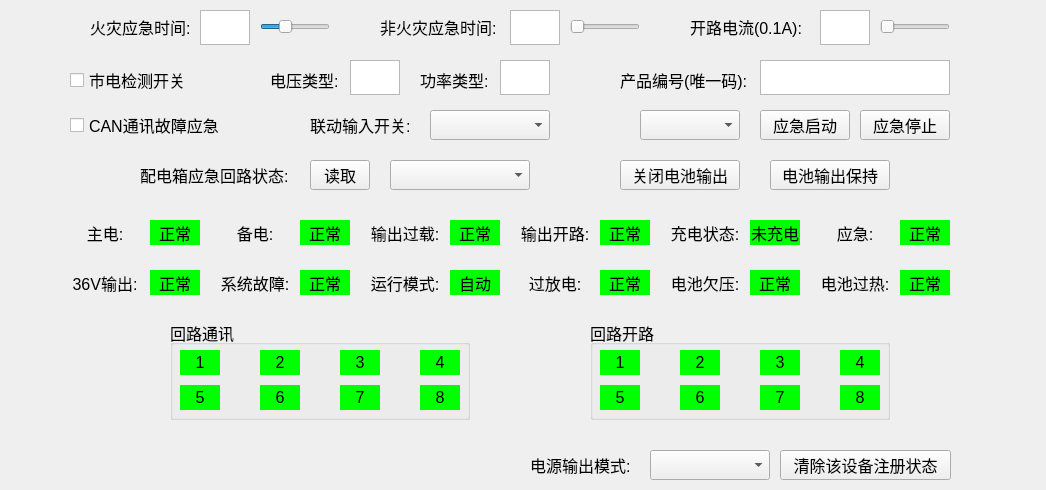
<?xml version="1.0" encoding="UTF-8"?>
<ui version="4.0">
 <class>CProgramdistributionView</class>
 <widget class="QWidget" name="CProgramdistributionView">
  <property name="geometry">
   <rect>
    <x>0</x>
    <y>0</y>
    <width>1046</width>
    <height>490</height>
   </rect>
  </property>
  <property name="maximumSize">
   <size>
    <width>1046</width>
    <height>626</height>
   </size>
  </property>
  <property name="font">
   <font>
    <pointsize>12</pointsize>
   </font>
  </property>
  <property name="contextMenuPolicy">
   <enum>Qt::DefaultContextMenu</enum>
  </property>
  <property name="windowTitle">
   <string notr="true">Form</string>
  </property>
  <property name="layoutDirection">
   <enum>Qt::LeftToRight</enum>
  </property>
  <widget class="QLabel" name="label_opencurrent">
   <property name="geometry">
    <rect>
     <x>690</x>
     <y>12</y>
     <width>120</width>
     <height>30</height>
    </rect>
   </property>
   <property name="font">
    <font>
     <pointsize>12</pointsize>
    </font>
   </property>
   <property name="text">
    <string>开路电流(0.1A):</string>
   </property>
  </widget>
  <widget class="QSlider" name="m_opencurrent_slider">
   <property name="geometry">
    <rect>
     <x>880</x>
     <y>12</y>
     <width>70</width>
     <height>30</height>
    </rect>
   </property>
   <property name="maximumSize">
    <size>
     <width>70</width>
     <height>30</height>
    </size>
   </property>
   <property name="font">
    <font>
     <pointsize>12</pointsize>
    </font>
   </property>
   <property name="maximum">
    <number>10</number>
   </property>
   <property name="orientation">
    <enum>Qt::Horizontal</enum>
   </property>
  </widget>
  <widget class="QSlider" name="m_firetime_slider">
   <property name="geometry">
    <rect>
     <x>260</x>
     <y>12</y>
     <width>70</width>
     <height>30</height>
    </rect>
   </property>
   <property name="maximumSize">
    <size>
     <width>70</width>
     <height>30</height>
    </size>
   </property>
   <property name="font">
    <font>
     <pointsize>12</pointsize>
    </font>
   </property>
   <property name="minimum">
    <number>30</number>
   </property>
   <property name="maximum">
    <number>240</number>
   </property>
   <property name="value">
    <number>100</number>
   </property>
   <property name="orientation">
    <enum>Qt::Horizontal</enum>
   </property>
  </widget>
  <widget class="QTextEdit" name="m_firetime">
   <property name="geometry">
    <rect>
     <x>200</x>
     <y>10</y>
     <width>50</width>
     <height>35</height>
    </rect>
   </property>
   <property name="minimumSize">
    <size>
     <width>50</width>
     <height>35</height>
    </size>
   </property>
   <property name="maximumSize">
    <size>
     <width>50</width>
     <height>35</height>
    </size>
   </property>
   <property name="font">
    <font>
     <pointsize>12</pointsize>
    </font>
   </property>
   <property name="readOnly">
    <bool>true</bool>
   </property>
  </widget>
  <widget class="QLabel" name="label_firetime">
   <property name="geometry">
    <rect>
     <x>90</x>
     <y>12</y>
     <width>100</width>
     <height>30</height>
    </rect>
   </property>
   <property name="font">
    <font>
     <pointsize>12</pointsize>
    </font>
   </property>
   <property name="text">
    <string>火灾应急时间:</string>
   </property>
  </widget>
  <widget class="QSlider" name="m_unfiretime_slider">
   <property name="geometry">
    <rect>
     <x>570</x>
     <y>12</y>
     <width>70</width>
     <height>30</height>
    </rect>
   </property>
   <property name="maximumSize">
    <size>
     <width>70</width>
     <height>30</height>
    </size>
   </property>
   <property name="font">
    <font>
     <pointsize>12</pointsize>
    </font>
   </property>
   <property name="minimum">
    <number>30</number>
   </property>
   <property name="maximum">
    <number>240</number>
   </property>
   <property name="orientation">
    <enum>Qt::Horizontal</enum>
   </property>
  </widget>
  <widget class="QLabel" name="label_unfiretime">
   <property name="geometry">
    <rect>
     <x>380</x>
     <y>12</y>
     <width>120</width>
     <height>30</height>
    </rect>
   </property>
   <property name="font">
    <font>
     <pointsize>12</pointsize>
    </font>
   </property>
   <property name="text">
    <string>非火灾应急时间:</string>
   </property>
  </widget>
  <widget class="QTextEdit" name="m_unfiretime">
   <property name="geometry">
    <rect>
     <x>510</x>
     <y>10</y>
     <width>50</width>
     <height>35</height>
    </rect>
   </property>
   <property name="minimumSize">
    <size>
     <width>50</width>
     <height>35</height>
    </size>
   </property>
   <property name="maximumSize">
    <size>
     <width>50</width>
     <height>35</height>
    </size>
   </property>
   <property name="font">
    <font>
     <pointsize>12</pointsize>
    </font>
   </property>
   <property name="readOnly">
    <bool>true</bool>
   </property>
  </widget>
  <widget class="QComboBox" name="comboBox_powermode">
   <property name="geometry">
    <rect>
     <x>650</x>
     <y>450</y>
     <width>120</width>
     <height>30</height>
    </rect>
   </property>
   <property name="font">
    <font>
     <pointsize>13</pointsize>
    </font>
   </property>
   <property name="currentIndex">
    <number>-1</number>
   </property>
  </widget>
  <widget class="QLabel" name="label_powerouttime">
   <property name="geometry">
    <rect>
     <x>530</x>
     <y>450</y>
     <width>110</width>
     <height>30</height>
    </rect>
   </property>
   <property name="font">
    <font>
     <pointsize>12</pointsize>
    </font>
   </property>
   <property name="text">
    <string>电源输出模式:</string>
   </property>
  </widget>
  <widget class="QCheckBox" name="light_detection">
   <property name="geometry">
    <rect>
     <x>70</x>
     <y>65</y>
     <width>130</width>
     <height>30</height>
    </rect>
   </property>
   <property name="font">
    <font>
     <pointsize>12</pointsize>
    </font>
   </property>
   <property name="text">
    <string>市电检测开关</string>
   </property>
  </widget>
  <widget class="QCheckBox" name="CAN_communication">
   <property name="geometry">
    <rect>
     <x>70</x>
     <y>110</y>
     <width>160</width>
     <height>30</height>
    </rect>
   </property>
   <property name="font">
    <font>
     <pointsize>12</pointsize>
    </font>
   </property>
   <property name="text">
    <string>CAN通讯故障应急</string>
   </property>
  </widget>
  <widget class="QTextEdit" name="m_opencurrent">
   <property name="geometry">
    <rect>
     <x>820</x>
     <y>10</y>
     <width>50</width>
     <height>35</height>
    </rect>
   </property>
   <property name="minimumSize">
    <size>
     <width>50</width>
     <height>35</height>
    </size>
   </property>
   <property name="maximumSize">
    <size>
     <width>50</width>
     <height>35</height>
    </size>
   </property>
   <property name="font">
    <font>
     <pointsize>12</pointsize>
    </font>
   </property>
   <property name="readOnly">
    <bool>true</bool>
   </property>
  </widget>
  <widget class="QLabel" name="label_mainpower">
   <property name="geometry">
    <rect>
     <x>70</x>
     <y>220</y>
     <width>70</width>
     <height>25</height>
    </rect>
   </property>
   <property name="font">
    <font>
     <pointsize>12</pointsize>
    </font>
   </property>
   <property name="text">
    <string>主电:</string>
   </property>
   <property name="alignment">
    <set>Qt::AlignCenter</set>
   </property>
  </widget>
  <widget class="QLabel" name="m_mainpower">
   <property name="geometry">
    <rect>
     <x>150</x>
     <y>220</y>
     <width>50</width>
     <height>25</height>
    </rect>
   </property>
   <property name="font">
    <font>
     <pointsize>12</pointsize>
    </font>
   </property>
   <property name="styleSheet">
    <string notr="true">background-color: rgb(0,255,0);</string>
   </property>
   <property name="text">
    <string>正常</string>
   </property>
   <property name="alignment">
    <set>Qt::AlignCenter</set>
   </property>
  </widget>
  <widget class="QLabel" name="m_backuppower">
   <property name="geometry">
    <rect>
     <x>300</x>
     <y>220</y>
     <width>50</width>
     <height>25</height>
    </rect>
   </property>
   <property name="font">
    <font>
     <pointsize>12</pointsize>
    </font>
   </property>
   <property name="styleSheet">
    <string notr="true">background-color: rgb(0,255,0);</string>
   </property>
   <property name="text">
    <string>正常</string>
   </property>
   <property name="alignment">
    <set>Qt::AlignCenter</set>
   </property>
  </widget>
  <widget class="QLabel" name="label_backuppower">
   <property name="geometry">
    <rect>
     <x>220</x>
     <y>220</y>
     <width>70</width>
     <height>25</height>
    </rect>
   </property>
   <property name="font">
    <font>
     <pointsize>12</pointsize>
    </font>
   </property>
   <property name="text">
    <string>备电:</string>
   </property>
   <property name="alignment">
    <set>Qt::AlignCenter</set>
   </property>
  </widget>
  <widget class="QLabel" name="label_openload">
   <property name="geometry">
    <rect>
     <x>520</x>
     <y>220</y>
     <width>70</width>
     <height>25</height>
    </rect>
   </property>
   <property name="font">
    <font>
     <pointsize>12</pointsize>
    </font>
   </property>
   <property name="text">
    <string>输出开路:</string>
   </property>
   <property name="alignment">
    <set>Qt::AlignCenter</set>
   </property>
  </widget>
  <widget class="QLabel" name="m_overload">
   <property name="geometry">
    <rect>
     <x>450</x>
     <y>220</y>
     <width>50</width>
     <height>25</height>
    </rect>
   </property>
   <property name="font">
    <font>
     <pointsize>12</pointsize>
    </font>
   </property>
   <property name="styleSheet">
    <string notr="true">background-color: rgb(0,255,0);</string>
   </property>
   <property name="text">
    <string>正常</string>
   </property>
   <property name="alignment">
    <set>Qt::AlignCenter</set>
   </property>
  </widget>
  <widget class="QLabel" name="m_openload">
   <property name="geometry">
    <rect>
     <x>600</x>
     <y>220</y>
     <width>50</width>
     <height>25</height>
    </rect>
   </property>
   <property name="font">
    <font>
     <pointsize>12</pointsize>
    </font>
   </property>
   <property name="styleSheet">
    <string notr="true">background-color: rgb(0,255,0);</string>
   </property>
   <property name="text">
    <string>正常</string>
   </property>
   <property name="alignment">
    <set>Qt::AlignCenter</set>
   </property>
  </widget>
  <widget class="QLabel" name="label_overload">
   <property name="geometry">
    <rect>
     <x>370</x>
     <y>220</y>
     <width>70</width>
     <height>25</height>
    </rect>
   </property>
   <property name="font">
    <font>
     <pointsize>12</pointsize>
    </font>
   </property>
   <property name="text">
    <string>输出过载:</string>
   </property>
   <property name="alignment">
    <set>Qt::AlignCenter</set>
   </property>
  </widget>
  <widget class="QLabel" name="m_systemfault">
   <property name="geometry">
    <rect>
     <x>300</x>
     <y>270</y>
     <width>50</width>
     <height>25</height>
    </rect>
   </property>
   <property name="font">
    <font>
     <pointsize>12</pointsize>
    </font>
   </property>
   <property name="styleSheet">
    <string notr="true">background-color: rgb(0,255,0);</string>
   </property>
   <property name="text">
    <string>正常</string>
   </property>
   <property name="alignment">
    <set>Qt::AlignCenter</set>
   </property>
  </widget>
  <widget class="QLabel" name="label_emergency">
   <property name="geometry">
    <rect>
     <x>820</x>
     <y>220</y>
     <width>70</width>
     <height>25</height>
    </rect>
   </property>
   <property name="font">
    <font>
     <pointsize>12</pointsize>
    </font>
   </property>
   <property name="text">
    <string>应急:</string>
   </property>
   <property name="alignment">
    <set>Qt::AlignCenter</set>
   </property>
  </widget>
  <widget class="QLabel" name="label_systemfault">
   <property name="geometry">
    <rect>
     <x>220</x>
     <y>270</y>
     <width>70</width>
     <height>25</height>
    </rect>
   </property>
   <property name="font">
    <font>
     <pointsize>12</pointsize>
    </font>
   </property>
   <property name="text">
    <string>系统故障:</string>
   </property>
   <property name="alignment">
    <set>Qt::AlignCenter</set>
   </property>
  </widget>
  <widget class="QLabel" name="m_chargestatus">
   <property name="geometry">
    <rect>
     <x>750</x>
     <y>220</y>
     <width>50</width>
     <height>25</height>
    </rect>
   </property>
   <property name="font">
    <font>
     <pointsize>12</pointsize>
    </font>
   </property>
   <property name="styleSheet">
    <string notr="true">background-color: rgb(0,255,0);</string>
   </property>
   <property name="text">
    <string>未充电</string>
   </property>
   <property name="alignment">
    <set>Qt::AlignCenter</set>
   </property>
  </widget>
  <widget class="QLabel" name="m_emergency">
   <property name="geometry">
    <rect>
     <x>900</x>
     <y>220</y>
     <width>50</width>
     <height>25</height>
    </rect>
   </property>
   <property name="font">
    <font>
     <pointsize>12</pointsize>
    </font>
   </property>
   <property name="styleSheet">
    <string notr="true">background-color: rgb(0,255,0);</string>
   </property>
   <property name="text">
    <string>正常</string>
   </property>
   <property name="alignment">
    <set>Qt::AlignCenter</set>
   </property>
  </widget>
  <widget class="QLabel" name="m_out36v">
   <property name="geometry">
    <rect>
     <x>150</x>
     <y>270</y>
     <width>50</width>
     <height>25</height>
    </rect>
   </property>
   <property name="font">
    <font>
     <pointsize>12</pointsize>
    </font>
   </property>
   <property name="styleSheet">
    <string notr="true">background-color: rgb(0,255,0);</string>
   </property>
   <property name="text">
    <string>正常</string>
   </property>
   <property name="alignment">
    <set>Qt::AlignCenter</set>
   </property>
  </widget>
  <widget class="QLabel" name="label_out36v">
   <property name="geometry">
    <rect>
     <x>70</x>
     <y>270</y>
     <width>70</width>
     <height>25</height>
    </rect>
   </property>
   <property name="font">
    <font>
     <pointsize>12</pointsize>
    </font>
   </property>
   <property name="text">
    <string>36V输出:</string>
   </property>
   <property name="alignment">
    <set>Qt::AlignCenter</set>
   </property>
  </widget>
  <widget class="QLabel" name="label_chargestatus">
   <property name="geometry">
    <rect>
     <x>670</x>
     <y>220</y>
     <width>70</width>
     <height>25</height>
    </rect>
   </property>
   <property name="font">
    <font>
     <pointsize>12</pointsize>
    </font>
   </property>
   <property name="text">
    <string>充电状态:</string>
   </property>
   <property name="alignment">
    <set>Qt::AlignCenter</set>
   </property>
  </widget>
  <widget class="QLabel" name="m_undervoltage">
   <property name="geometry">
    <rect>
     <x>750</x>
     <y>270</y>
     <width>50</width>
     <height>25</height>
    </rect>
   </property>
   <property name="font">
    <font>
     <pointsize>12</pointsize>
    </font>
   </property>
   <property name="styleSheet">
    <string notr="true">background-color: rgb(0,255,0);</string>
   </property>
   <property name="text">
    <string>正常</string>
   </property>
   <property name="alignment">
    <set>Qt::AlignCenter</set>
   </property>
  </widget>
  <widget class="QLabel" name="m_overdischarge">
   <property name="geometry">
    <rect>
     <x>600</x>
     <y>270</y>
     <width>50</width>
     <height>25</height>
    </rect>
   </property>
   <property name="font">
    <font>
     <pointsize>12</pointsize>
    </font>
   </property>
   <property name="styleSheet">
    <string notr="true">background-color: rgb(0,255,0);</string>
   </property>
   <property name="text">
    <string>正常</string>
   </property>
   <property name="alignment">
    <set>Qt::AlignCenter</set>
   </property>
  </widget>
  <widget class="QLabel" name="m_overheat">
   <property name="geometry">
    <rect>
     <x>900</x>
     <y>270</y>
     <width>50</width>
     <height>25</height>
    </rect>
   </property>
   <property name="font">
    <font>
     <pointsize>12</pointsize>
    </font>
   </property>
   <property name="styleSheet">
    <string notr="true">background-color: rgb(0,255,0);</string>
   </property>
   <property name="text">
    <string>正常</string>
   </property>
   <property name="alignment">
    <set>Qt::AlignCenter</set>
   </property>
  </widget>
  <widget class="QLabel" name="label_overdischarge">
   <property name="geometry">
    <rect>
     <x>520</x>
     <y>270</y>
     <width>70</width>
     <height>25</height>
    </rect>
   </property>
   <property name="font">
    <font>
     <pointsize>12</pointsize>
    </font>
   </property>
   <property name="text">
    <string>过放电:</string>
   </property>
   <property name="alignment">
    <set>Qt::AlignCenter</set>
   </property>
  </widget>
  <widget class="QLabel" name="m_runmode">
   <property name="geometry">
    <rect>
     <x>450</x>
     <y>270</y>
     <width>50</width>
     <height>25</height>
    </rect>
   </property>
   <property name="font">
    <font>
     <pointsize>12</pointsize>
    </font>
   </property>
   <property name="styleSheet">
    <string notr="true">background-color: rgb(0,255,0);</string>
   </property>
   <property name="text">
    <string>自动</string>
   </property>
   <property name="alignment">
    <set>Qt::AlignCenter</set>
   </property>
  </widget>
  <widget class="QLabel" name="label_undervoltage">
   <property name="geometry">
    <rect>
     <x>670</x>
     <y>270</y>
     <width>70</width>
     <height>25</height>
    </rect>
   </property>
   <property name="font">
    <font>
     <pointsize>12</pointsize>
    </font>
   </property>
   <property name="text">
    <string>电池欠压:</string>
   </property>
   <property name="alignment">
    <set>Qt::AlignCenter</set>
   </property>
  </widget>
  <widget class="QLabel" name="label_overheat">
   <property name="geometry">
    <rect>
     <x>820</x>
     <y>270</y>
     <width>70</width>
     <height>25</height>
    </rect>
   </property>
   <property name="font">
    <font>
     <pointsize>12</pointsize>
    </font>
   </property>
   <property name="text">
    <string>电池过热:</string>
   </property>
   <property name="alignment">
    <set>Qt::AlignCenter</set>
   </property>
  </widget>
  <widget class="QLabel" name="label_runmodel">
   <property name="geometry">
    <rect>
     <x>370</x>
     <y>270</y>
     <width>70</width>
     <height>25</height>
    </rect>
   </property>
   <property name="font">
    <font>
     <pointsize>12</pointsize>
    </font>
   </property>
   <property name="text">
    <string>运行模式:</string>
   </property>
   <property name="alignment">
    <set>Qt::AlignCenter</set>
   </property>
  </widget>
  <widget class="QComboBox" name="comboBox_linkageInput">
   <property name="geometry">
    <rect>
     <x>430</x>
     <y>110</y>
     <width>120</width>
     <height>30</height>
    </rect>
   </property>
   <property name="font">
    <font>
     <pointsize>13</pointsize>
    </font>
   </property>
  </widget>
  <widget class="QLabel" name="label_linkageInput">
   <property name="geometry">
    <rect>
     <x>310</x>
     <y>110</y>
     <width>110</width>
     <height>30</height>
    </rect>
   </property>
   <property name="font">
    <font>
     <pointsize>12</pointsize>
    </font>
   </property>
   <property name="text">
    <string>联动输入开关:</string>
   </property>
  </widget>
  <widget class="QLabel" name="label_loopoutstatus">
   <property name="geometry">
    <rect>
     <x>140</x>
     <y>160</y>
     <width>160</width>
     <height>30</height>
    </rect>
   </property>
   <property name="font">
    <font>
     <pointsize>12</pointsize>
    </font>
   </property>
   <property name="text">
    <string>配电箱应急回路状态:</string>
   </property>
  </widget>
  <widget class="QComboBox" name="comboBox_loopoutstatus">
   <property name="geometry">
    <rect>
     <x>390</x>
     <y>160</y>
     <width>140</width>
     <height>30</height>
    </rect>
   </property>
   <property name="font">
    <font>
     <pointsize>13</pointsize>
    </font>
   </property>
   <property name="currentIndex">
    <number>-1</number>
   </property>
  </widget>
  <widget class="QPushButton" name="readloopoutstatus_button">
   <property name="geometry">
    <rect>
     <x>310</x>
     <y>160</y>
     <width>60</width>
     <height>30</height>
    </rect>
   </property>
   <property name="minimumSize">
    <size>
     <width>60</width>
     <height>30</height>
    </size>
   </property>
   <property name="font">
    <font>
     <pointsize>12</pointsize>
    </font>
   </property>
   <property name="text">
    <string>读取</string>
   </property>
  </widget>
  <widget class="QPushButton" name="closepowerout_button">
   <property name="geometry">
    <rect>
     <x>620</x>
     <y>160</y>
     <width>120</width>
     <height>30</height>
    </rect>
   </property>
   <property name="minimumSize">
    <size>
     <width>60</width>
     <height>30</height>
    </size>
   </property>
   <property name="font">
    <font>
     <pointsize>12</pointsize>
    </font>
   </property>
   <property name="text">
    <string>关闭电池输出</string>
   </property>
  </widget>
  <widget class="QPushButton" name="poweroutkeep_button">
   <property name="geometry">
    <rect>
     <x>770</x>
     <y>160</y>
     <width>120</width>
     <height>30</height>
    </rect>
   </property>
   <property name="minimumSize">
    <size>
     <width>60</width>
     <height>30</height>
    </size>
   </property>
   <property name="font">
    <font>
     <pointsize>12</pointsize>
    </font>
   </property>
   <property name="text">
    <string>电池输出保持</string>
   </property>
  </widget>
  <widget class="QLabel" name="label_productID">
   <property name="geometry">
    <rect>
     <x>620</x>
     <y>65</y>
     <width>150</width>
     <height>30</height>
    </rect>
   </property>
   <property name="font">
    <font>
     <pointsize>12</pointsize>
    </font>
   </property>
   <property name="text">
    <string>产品编号(唯一码):</string>
   </property>
  </widget>
  <widget class="QTextEdit" name="m_productID">
   <property name="geometry">
    <rect>
     <x>760</x>
     <y>60</y>
     <width>190</width>
     <height>35</height>
    </rect>
   </property>
   <property name="sizePolicy">
    <sizepolicy hsizetype="Minimum" vsizetype="Expanding">
     <horstretch>0</horstretch>
     <verstretch>0</verstretch>
    </sizepolicy>
   </property>
   <property name="minimumSize">
    <size>
     <width>190</width>
     <height>35</height>
    </size>
   </property>
   <property name="maximumSize">
    <size>
     <width>190</width>
     <height>35</height>
    </size>
   </property>
   <property name="font">
    <font>
     <pointsize>12</pointsize>
    </font>
   </property>
   <property name="readOnly">
    <bool>true</bool>
   </property>
  </widget>
  <widget class="QPushButton" name="emergencyStart_button">
   <property name="geometry">
    <rect>
     <x>760</x>
     <y>110</y>
     <width>90</width>
     <height>30</height>
    </rect>
   </property>
   <property name="minimumSize">
    <size>
     <width>60</width>
     <height>30</height>
    </size>
   </property>
   <property name="font">
    <font>
     <pointsize>12</pointsize>
    </font>
   </property>
   <property name="text">
    <string>应急启动</string>
   </property>
  </widget>
  <widget class="QPushButton" name="emergencyStop_button">
   <property name="geometry">
    <rect>
     <x>860</x>
     <y>110</y>
     <width>90</width>
     <height>30</height>
    </rect>
   </property>
   <property name="minimumSize">
    <size>
     <width>60</width>
     <height>30</height>
    </size>
   </property>
   <property name="font">
    <font>
     <pointsize>12</pointsize>
    </font>
   </property>
   <property name="text">
    <string>应急停止</string>
   </property>
  </widget>
  <widget class="QGroupBox" name="groupBox_loopcommunication">
   <property name="geometry">
    <rect>
     <x>170</x>
     <y>320</y>
     <width>300</width>
     <height>100</height>
    </rect>
   </property>
   <property name="font">
    <font>
     <pointsize>12</pointsize>
    </font>
   </property>
   <property name="title">
    <string>回路通讯</string>
   </property>
   <widget class="QLabel" name="m_loopc7">
    <property name="geometry">
     <rect>
      <x>170</x>
      <y>65</y>
      <width>40</width>
      <height>25</height>
     </rect>
    </property>
    <property name="font">
     <font>
      <pointsize>12</pointsize>
     </font>
    </property>
    <property name="layoutDirection">
     <enum>Qt::LeftToRight</enum>
    </property>
    <property name="styleSheet">
     <string notr="true">background-color: rgb(0,255,0);</string>
    </property>
    <property name="text">
     <string>7</string>
    </property>
    <property name="alignment">
     <set>Qt::AlignCenter</set>
    </property>
   </widget>
   <widget class="QLabel" name="m_loopc4">
    <property name="geometry">
     <rect>
      <x>250</x>
      <y>30</y>
      <width>40</width>
      <height>25</height>
     </rect>
    </property>
    <property name="font">
     <font>
      <pointsize>12</pointsize>
     </font>
    </property>
    <property name="layoutDirection">
     <enum>Qt::LeftToRight</enum>
    </property>
    <property name="styleSheet">
     <string notr="true">background-color: rgb(0,255,0);</string>
    </property>
    <property name="text">
     <string>4</string>
    </property>
    <property name="alignment">
     <set>Qt::AlignCenter</set>
    </property>
   </widget>
   <widget class="QLabel" name="m_loopc3">
    <property name="geometry">
     <rect>
      <x>170</x>
      <y>30</y>
      <width>40</width>
      <height>25</height>
     </rect>
    </property>
    <property name="font">
     <font>
      <pointsize>12</pointsize>
     </font>
    </property>
    <property name="layoutDirection">
     <enum>Qt::LeftToRight</enum>
    </property>
    <property name="styleSheet">
     <string notr="true">background-color: rgb(0,255,0);</string>
    </property>
    <property name="text">
     <string>3</string>
    </property>
    <property name="alignment">
     <set>Qt::AlignCenter</set>
    </property>
   </widget>
   <widget class="QLabel" name="m_loopc5">
    <property name="geometry">
     <rect>
      <x>10</x>
      <y>65</y>
      <width>40</width>
      <height>25</height>
     </rect>
    </property>
    <property name="font">
     <font>
      <pointsize>12</pointsize>
     </font>
    </property>
    <property name="layoutDirection">
     <enum>Qt::LeftToRight</enum>
    </property>
    <property name="styleSheet">
     <string notr="true">background-color: rgb(0,255,0);</string>
    </property>
    <property name="text">
     <string>5</string>
    </property>
    <property name="alignment">
     <set>Qt::AlignCenter</set>
    </property>
   </widget>
   <widget class="QLabel" name="m_loopc8">
    <property name="geometry">
     <rect>
      <x>250</x>
      <y>65</y>
      <width>40</width>
      <height>25</height>
     </rect>
    </property>
    <property name="font">
     <font>
      <pointsize>12</pointsize>
     </font>
    </property>
    <property name="layoutDirection">
     <enum>Qt::LeftToRight</enum>
    </property>
    <property name="styleSheet">
     <string notr="true">background-color: rgb(0,255,0);</string>
    </property>
    <property name="text">
     <string>8</string>
    </property>
    <property name="alignment">
     <set>Qt::AlignCenter</set>
    </property>
   </widget>
   <widget class="QLabel" name="m_loopc6">
    <property name="geometry">
     <rect>
      <x>90</x>
      <y>65</y>
      <width>40</width>
      <height>25</height>
     </rect>
    </property>
    <property name="font">
     <font>
      <pointsize>12</pointsize>
     </font>
    </property>
    <property name="layoutDirection">
     <enum>Qt::LeftToRight</enum>
    </property>
    <property name="styleSheet">
     <string notr="true">background-color: rgb(0,255,0);</string>
    </property>
    <property name="text">
     <string>6</string>
    </property>
    <property name="alignment">
     <set>Qt::AlignCenter</set>
    </property>
   </widget>
   <widget class="QLabel" name="m_loopc2">
    <property name="geometry">
     <rect>
      <x>90</x>
      <y>30</y>
      <width>40</width>
      <height>25</height>
     </rect>
    </property>
    <property name="font">
     <font>
      <pointsize>12</pointsize>
     </font>
    </property>
    <property name="layoutDirection">
     <enum>Qt::LeftToRight</enum>
    </property>
    <property name="styleSheet">
     <string notr="true">background-color: rgb(0,255,0);</string>
    </property>
    <property name="text">
     <string>2</string>
    </property>
    <property name="alignment">
     <set>Qt::AlignCenter</set>
    </property>
   </widget>
   <widget class="QLabel" name="m_loopc1">
    <property name="geometry">
     <rect>
      <x>10</x>
      <y>30</y>
      <width>40</width>
      <height>25</height>
     </rect>
    </property>
    <property name="font">
     <font>
      <pointsize>12</pointsize>
     </font>
    </property>
    <property name="layoutDirection">
     <enum>Qt::LeftToRight</enum>
    </property>
    <property name="styleSheet">
     <string notr="true">background-color: rgb(0,255,0);</string>
    </property>
    <property name="text">
     <string>1</string>
    </property>
    <property name="alignment">
     <set>Qt::AlignCenter</set>
    </property>
   </widget>
  </widget>
  <widget class="QGroupBox" name="groupBox_loopopen">
   <property name="geometry">
    <rect>
     <x>590</x>
     <y>320</y>
     <width>300</width>
     <height>100</height>
    </rect>
   </property>
   <property name="font">
    <font>
     <pointsize>12</pointsize>
    </font>
   </property>
   <property name="title">
    <string>回路开路</string>
   </property>
   <widget class="QLabel" name="m_loopo8">
    <property name="geometry">
     <rect>
      <x>250</x>
      <y>65</y>
      <width>40</width>
      <height>25</height>
     </rect>
    </property>
    <property name="font">
     <font>
      <pointsize>12</pointsize>
     </font>
    </property>
    <property name="layoutDirection">
     <enum>Qt::LeftToRight</enum>
    </property>
    <property name="styleSheet">
     <string notr="true">background-color: rgb(0,255,0);</string>
    </property>
    <property name="text">
     <string>8</string>
    </property>
    <property name="alignment">
     <set>Qt::AlignCenter</set>
    </property>
   </widget>
   <widget class="QLabel" name="m_loopo5">
    <property name="geometry">
     <rect>
      <x>10</x>
      <y>65</y>
      <width>40</width>
      <height>25</height>
     </rect>
    </property>
    <property name="font">
     <font>
      <pointsize>12</pointsize>
     </font>
    </property>
    <property name="layoutDirection">
     <enum>Qt::LeftToRight</enum>
    </property>
    <property name="styleSheet">
     <string notr="true">background-color: rgb(0,255,0);</string>
    </property>
    <property name="text">
     <string>5</string>
    </property>
    <property name="alignment">
     <set>Qt::AlignCenter</set>
    </property>
   </widget>
   <widget class="QLabel" name="m_loopo3">
    <property name="geometry">
     <rect>
      <x>170</x>
      <y>30</y>
      <width>40</width>
      <height>25</height>
     </rect>
    </property>
    <property name="font">
     <font>
      <pointsize>12</pointsize>
     </font>
    </property>
    <property name="layoutDirection">
     <enum>Qt::LeftToRight</enum>
    </property>
    <property name="styleSheet">
     <string notr="true">background-color: rgb(0,255,0);</string>
    </property>
    <property name="text">
     <string>3</string>
    </property>
    <property name="alignment">
     <set>Qt::AlignCenter</set>
    </property>
   </widget>
   <widget class="QLabel" name="m_loopo2">
    <property name="geometry">
     <rect>
      <x>90</x>
      <y>30</y>
      <width>40</width>
      <height>25</height>
     </rect>
    </property>
    <property name="font">
     <font>
      <pointsize>12</pointsize>
     </font>
    </property>
    <property name="layoutDirection">
     <enum>Qt::LeftToRight</enum>
    </property>
    <property name="styleSheet">
     <string notr="true">background-color: rgb(0,255,0);</string>
    </property>
    <property name="text">
     <string>2</string>
    </property>
    <property name="alignment">
     <set>Qt::AlignCenter</set>
    </property>
   </widget>
   <widget class="QLabel" name="m_loopo7">
    <property name="geometry">
     <rect>
      <x>170</x>
      <y>65</y>
      <width>40</width>
      <height>25</height>
     </rect>
    </property>
    <property name="font">
     <font>
      <pointsize>12</pointsize>
     </font>
    </property>
    <property name="layoutDirection">
     <enum>Qt::LeftToRight</enum>
    </property>
    <property name="styleSheet">
     <string notr="true">background-color: rgb(0,255,0);</string>
    </property>
    <property name="text">
     <string>7</string>
    </property>
    <property name="alignment">
     <set>Qt::AlignCenter</set>
    </property>
   </widget>
   <widget class="QLabel" name="m_loopo6">
    <property name="geometry">
     <rect>
      <x>90</x>
      <y>65</y>
      <width>40</width>
      <height>25</height>
     </rect>
    </property>
    <property name="font">
     <font>
      <pointsize>12</pointsize>
     </font>
    </property>
    <property name="layoutDirection">
     <enum>Qt::LeftToRight</enum>
    </property>
    <property name="styleSheet">
     <string notr="true">background-color: rgb(0,255,0);</string>
    </property>
    <property name="text">
     <string>6</string>
    </property>
    <property name="alignment">
     <set>Qt::AlignCenter</set>
    </property>
   </widget>
   <widget class="QLabel" name="m_loopo4">
    <property name="geometry">
     <rect>
      <x>250</x>
      <y>30</y>
      <width>40</width>
      <height>25</height>
     </rect>
    </property>
    <property name="font">
     <font>
      <pointsize>12</pointsize>
     </font>
    </property>
    <property name="layoutDirection">
     <enum>Qt::LeftToRight</enum>
    </property>
    <property name="styleSheet">
     <string notr="true">background-color: rgb(0,255,0);</string>
    </property>
    <property name="text">
     <string>4</string>
    </property>
    <property name="alignment">
     <set>Qt::AlignCenter</set>
    </property>
   </widget>
   <widget class="QLabel" name="m_loopo1">
    <property name="geometry">
     <rect>
      <x>10</x>
      <y>30</y>
      <width>40</width>
      <height>25</height>
     </rect>
    </property>
    <property name="font">
     <font>
      <pointsize>12</pointsize>
     </font>
    </property>
    <property name="layoutDirection">
     <enum>Qt::LeftToRight</enum>
    </property>
    <property name="styleSheet">
     <string notr="true">background-color: rgb(0,255,0);</string>
    </property>
    <property name="text">
     <string>1</string>
    </property>
    <property name="alignment">
     <set>Qt::AlignCenter</set>
    </property>
   </widget>
  </widget>
  <widget class="QPushButton" name="removeLampLogin_button">
   <property name="geometry">
    <rect>
     <x>780</x>
     <y>450</y>
     <width>171</width>
     <height>30</height>
    </rect>
   </property>
   <property name="minimumSize">
    <size>
     <width>60</width>
     <height>30</height>
    </size>
   </property>
   <property name="font">
    <font>
     <pointsize>12</pointsize>
    </font>
   </property>
   <property name="text">
    <string>清除该设备注册状态</string>
   </property>
  </widget>
  <widget class="QComboBox" name="comboBox_loopAddress">
   <property name="geometry">
    <rect>
     <x>640</x>
     <y>110</y>
     <width>100</width>
     <height>30</height>
    </rect>
   </property>
   <property name="font">
    <font>
     <pointsize>13</pointsize>
    </font>
   </property>
  </widget>
  <widget class="QLabel" name="label_voltageType">
   <property name="geometry">
    <rect>
     <x>270</x>
     <y>65</y>
     <width>75</width>
     <height>30</height>
    </rect>
   </property>
   <property name="font">
    <font>
     <pointsize>12</pointsize>
    </font>
   </property>
   <property name="text">
    <string>电压类型:</string>
   </property>
  </widget>
  <widget class="QTextEdit" name="m_voltageType">
   <property name="geometry">
    <rect>
     <x>350</x>
     <y>60</y>
     <width>50</width>
     <height>35</height>
    </rect>
   </property>
   <property name="minimumSize">
    <size>
     <width>50</width>
     <height>35</height>
    </size>
   </property>
   <property name="maximumSize">
    <size>
     <width>50</width>
     <height>35</height>
    </size>
   </property>
   <property name="font">
    <font>
     <pointsize>12</pointsize>
    </font>
   </property>
   <property name="readOnly">
    <bool>true</bool>
   </property>
  </widget>
  <widget class="QLabel" name="label_powerType">
   <property name="geometry">
    <rect>
     <x>420</x>
     <y>65</y>
     <width>75</width>
     <height>30</height>
    </rect>
   </property>
   <property name="font">
    <font>
     <pointsize>12</pointsize>
    </font>
   </property>
   <property name="text">
    <string>功率类型:</string>
   </property>
  </widget>
  <widget class="QTextEdit" name="m_powerType">
   <property name="geometry">
    <rect>
     <x>500</x>
     <y>60</y>
     <width>50</width>
     <height>35</height>
    </rect>
   </property>
   <property name="minimumSize">
    <size>
     <width>50</width>
     <height>35</height>
    </size>
   </property>
   <property name="maximumSize">
    <size>
     <width>50</width>
     <height>35</height>
    </size>
   </property>
   <property name="font">
    <font>
     <pointsize>12</pointsize>
    </font>
   </property>
   <property name="readOnly">
    <bool>true</bool>
   </property>
  </widget>
  <zorder>label_opencurrent</zorder>
  <zorder>m_opencurrent_slider</zorder>
  <zorder>m_firetime_slider</zorder>
  <zorder>m_firetime</zorder>
  <zorder>label_firetime</zorder>
  <zorder>m_opencurrent</zorder>
  <zorder>m_unfiretime_slider</zorder>
  <zorder>label_unfiretime</zorder>
  <zorder>m_unfiretime</zorder>
  <zorder>comboBox_powermode</zorder>
  <zorder>label_powerouttime</zorder>
  <zorder>light_detection</zorder>
  <zorder>CAN_communication</zorder>
  <zorder>label_mainpower</zorder>
  <zorder>m_mainpower</zorder>
  <zorder>m_backuppower</zorder>
  <zorder>label_backuppower</zorder>
  <zorder>label_openload</zorder>
  <zorder>m_overload</zorder>
  <zorder>m_openload</zorder>
  <zorder>label_overload</zorder>
  <zorder>m_systemfault</zorder>
  <zorder>label_emergency</zorder>
  <zorder>label_systemfault</zorder>
  <zorder>m_chargestatus</zorder>
  <zorder>m_emergency</zorder>
  <zorder>m_out36v</zorder>
  <zorder>label_out36v</zorder>
  <zorder>label_chargestatus</zorder>
  <zorder>m_undervoltage</zorder>
  <zorder>m_overdischarge</zorder>
  <zorder>m_overheat</zorder>
  <zorder>label_overdischarge</zorder>
  <zorder>m_runmode</zorder>
  <zorder>label_undervoltage</zorder>
  <zorder>label_overheat</zorder>
  <zorder>label_runmodel</zorder>
  <zorder>comboBox_linkageInput</zorder>
  <zorder>label_linkageInput</zorder>
  <zorder>label_loopoutstatus</zorder>
  <zorder>comboBox_loopoutstatus</zorder>
  <zorder>readloopoutstatus_button</zorder>
  <zorder>closepowerout_button</zorder>
  <zorder>poweroutkeep_button</zorder>
  <zorder>label_productID</zorder>
  <zorder>m_productID</zorder>
  <zorder>emergencyStart_button</zorder>
  <zorder>emergencyStop_button</zorder>
  <zorder>groupBox_loopcommunication</zorder>
  <zorder>groupBox_loopopen</zorder>
  <zorder>removeLampLogin_button</zorder>
  <zorder>comboBox_loopAddress</zorder>
  <zorder>label_voltageType</zorder>
  <zorder>m_voltageType</zorder>
  <zorder>label_powerType</zorder>
  <zorder>m_powerType</zorder>
 </widget>
 <resources/>
 <connections/>
</ui>
